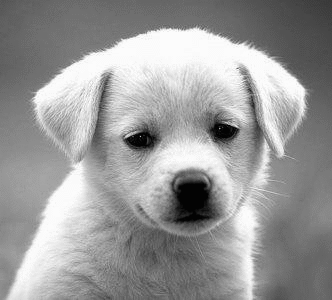
//> input picture images/Immagini Bitmap TEST/grayscale.bmp, 332 x 300 px
$ ./Statistics   (built with g++ and OpenCV 4)
//> lines starting //> are read from the running program, lines starting //| are printed output that depends on the picture; after the words box and inside, x2 and y2 are one past the last pixel; in counts of white or black regions, pixels touching at a corner belong together
#include <iostream>
#include <fstream>
#include <cmath>
#include "opencv2/imgproc.hpp"
#include "opencv2/imgcodecs.hpp"
#include "opencv2/highgui.hpp"

using namespace std;
using namespace cv;

void drawHistogram(const Mat&, int);
int* calcolaIstogramma(Mat, int);

double imageMean(Mat);
double imageSigma(Mat);
double imageSkewness(Mat);
double imageKurtosis(Mat);

int main()
{
	string imagePath = "../images/Immagini Bitmap TEST/grayscale.bmp";

	Mat image;

	// Controllo che l'immagine sia stata effettivamente aperta
	image = imread(imagePath, IMREAD_GRAYSCALE);
//> image is the input picture: 300 rows x 332 cols, CV_8UC1; min 3, max 252, mean 152.8

	if (image.empty()) {
		cout << "Errore caricamento immagine." << endl;
		return -1;
	}
	cout << "Immagine letta correttamente." << endl;

	Mat noise(image.size(), CV_8UC1);
	randn(noise, 20, 10);

	add(image, noise, image);
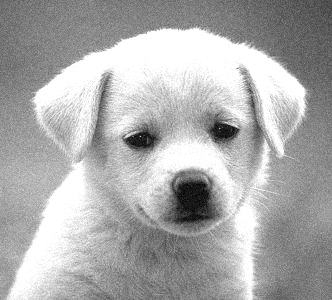
//> image: 300 rows x 332 cols, CV_8UC1; min 3, max 255, mean 171.1

	imshow("Immagine", image);
	waitKey(0);

	int bin = 16;
	int* hist2 = calcolaIstogramma(image, bin);
//> the loop in calcolaIstogramma, `for (int i = 0; i < bin; i++)` made 16 passes
//| 254 715 571 355 710 2507 5827 12104
//> (output is shown up to pass 8 of 16)


	int channel = 0;
	int histSize = 16;
	float grayranges[] = { 0, 256 };
	const float* range[] = { grayranges };

	Mat hist;
	calcHist(&image, 1, &channel, Mat(), hist, 1, &histSize, range, true, false);
//> hist = [254, 715, 571, 355, 710, 2507, 5827, 12104, 14070, 10909, 9274, 7799, 5880, 5224, 4865, 18536]

	cout << "\n Opencv \n";
	for (int i = 0; i < histSize; i++)
	{
		cout << cvRound(hist.at<float>(i)) << " ";
	}
//> this loop made 16 passes
//| 254 715 571 355 710 2507 5827 12104
//> (output is shown up to pass 8 of 16)

	// Normalizzazione dell'istogramma 0-1
	normalize(hist, hist, 0, 1, NORM_MINMAX, -1, Mat());
//> hist = [0, 0.0252, 0.0173, 0.00552, 0.0249, 0.123, 0.305, 0.648, 0.756, 0.583, 0.493, 0.413, 0.308, 0.272, 0.252, 1]
	drawHistogram(hist, histSize);


	cout << "media: " << imageMean(hist) << endl;
	cout << "std: " << imageSigma(hist) << endl;
	cout << "skew: " << imageSkewness(hist) << endl;
	cout << "kurt: " << imageKurtosis(hist) << endl;
	return 0;
}

int* calcolaIstogramma(Mat image, int bin) {
	int* v = new int[bin];
	for (int i = 0; i < bin; i++)
		v[i] = 0;
	int bin_dim = 256 / bin;

	for (int i = 0; i < image.rows; i++) {
		for (int j = 0; j < image.cols; j++) {
			int bidx = image.at<uchar>(i, j) / bin_dim;
			v[bidx]++;
		}
	}
	cout << "\n Codice custom \n";
	for (int i = 0; i < bin; i++)
		cout << v[i] << " ";

	return v;
}


void drawHistogram(const Mat& hist, int histSize) {
//> called with histSize = 16
	// Dimensioni immagine istogramma
	int hist_w = 512;
	int hist_h = 512;
	// Larghezza colonna singolo bin
	int bin_w = cvRound((double)hist_w / histSize);
	// Immagine contenente l'istogramma
	Mat histImage(hist_h, hist_w, CV_8UC1, Scalar(0));

	for (int i = 0; i < histSize; i++)
	{
		// Estraggo i singoli valori dell'istograma e il scalo per poterli rappresentare
		int value = cvRound(hist.at<float>(i) * hist_h);

		rectangle(histImage,
			Point(i * bin_w, hist_h),
			Point(i * bin_w + bin_w, hist_h - value),
			Scalar::all(255),
			FILLED
		);
	}
//> this loop made 16 passes
//> value on passes 1 to 12: 0, 13, 9, 3, 13, 63, 156, 332, 387, 298, 253, 211
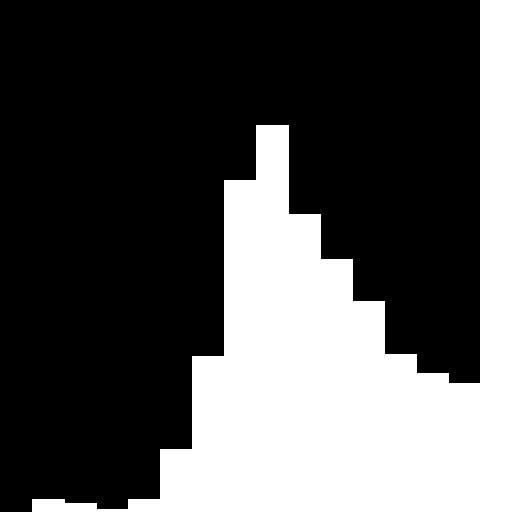
//> histImage: 512 rows x 512 cols, CV_8UC1; 32.8% white; 1 white region, box (x1, y1, x2, y2) and area: (32, 0, 512, 512) 85900
	cout << endl;

	namedWindow("Istogramma", WINDOW_AUTOSIZE);
	imshow("Istogramma", histImage);
	waitKey(0);
}


double imageMean(Mat hist)
{
	double numEle = 0;
	double sum = 0.0;

	for (int i = 0; i < hist.rows; i++)
	{
		sum = sum + i * hist.at<float>(i);
		numEle = numEle + hist.at<float>(i);
	}
//> this loop made 16 passes
//> (sum, numEle) on passes 1 to 12: (0, 0), (0.0252, 0.0252), (0.0599, 0.0426), (0.0765, 0.0481), (0.176, 0.073), (0.792, 0.196), (2.62, 0.501), (7.16, 1.15), (13.2, 1.9), (18.45, 2.49), (23.38, 2.98), (27.92, 3.39)
//> after the loop, sum = 53.68; numEle = 5.23
//| media: 10.2726

	return sum / numEle;
}

double imageSigma(Mat hist)
{
	double mean = imageMean(hist);
//> the loop in imageMean (call 2), `for (int i = 0; i < hist.rows; i++)` made 16 passes
//> mean = 10.27
	double numEle = 0;
	double stdDev = 0.0;
	for (int i = 0; i < hist.rows; i++)
	{
		stdDev = stdDev + hist.at<float>(i) * pow((double)i - mean, 2);
		numEle = numEle + hist.at<float>(i);
	}
//> this loop made 16 passes
//> (stdDev, numEle) on passes 1 to 12: (0, 0), (2.17, 0.0252), (3.35, 0.0426), (3.65, 0.0481), (4.63, 0.073), (8.05, 0.196), (13.62, 0.501), (20.56, 1.15), (24.46, 1.9), (25.41, 2.49), (25.44, 2.98), (25.66, 3.39)
//> after the loop, stdDev = 54.46; numEle = 5.23

	stdDev = sqrt(stdDev / numEle);
//> stdDev = 3.23
//| std: 3.22813

	return stdDev;
}

double imageSkewness(Mat hist)
{
	double mean = imageMean(hist);
//> mean = 10.27
	double std = imageSigma(hist);
//> the loop in imageSigma (call 2), `for (int i = 0; i < hist.rows; i++)` made 16 passes
//> std = 3.23
	double numEle = 0;

	double moment3 = 0.0;
	double skew = 0.0;

	for (int i = 0; i < hist.rows; i++)
	{
		moment3 = moment3 + pow((double)i - mean, 3) * hist.at<float>(i);
		numEle = numEle + hist.at<float>(i);
	}
//> this loop made 16 passes
//> (moment3, numEle) on passes 1 to 12: (0, 0), (-20.1, 0.0252), (-29.92, 0.0426), (-32.05, 0.0481), (-38.2, 0.073), (-56.26, 0.196), (-80.04, 0.501), (-102.8, 1.15), (-111.6, 1.9), (-112.8, 2.49), (-112.8, 2.98), (-112.7, 3.39)
//> after the loop, moment3 = 13.14; numEle = 5.23

	moment3 = moment3 / numEle;
//> moment3 = 2.51
	skew = moment3 / pow(std, 3.0);
//> skew = 0.0747
//| skew: 0.0747329

	return skew;
}

double imageKurtosis(Mat hist)
{
	double mean = imageMean(hist);
//> mean = 10.27
	double std = imageSigma(hist);
//> std = 3.23
	double numEle = 0;

	double moment4 = 0.0;
	double kurt = 0.0;

	for (int i = 0; i < hist.rows; i++)
	{
		moment4 = moment4 + pow((double)i - mean, 4) * hist.at<float>(i);
		numEle = numEle + hist.at<float>(i);
	}
//> this loop made 16 passes
//> (moment4, numEle) on passes 1 to 12: (0, 0), (186.4, 0.0252), (267.6, 0.0426), (283.1, 0.0481), (321.7, 0.073), (416.9, 0.196), (518.5, 0.501), (592.9, 1.15), (613, 1.9), (614.5, 2.49), (614.5, 2.98), (614.7, 3.39)
//> after the loop, moment4 = 1180.6; numEle = 5.23

	moment4 = moment4 / numEle;
//> moment4 = 225.9
	kurt = moment4 / pow(std, 4.0) - 3;
//> kurt = -0.92
//| kurt: -0.919574

	return kurt;
}
